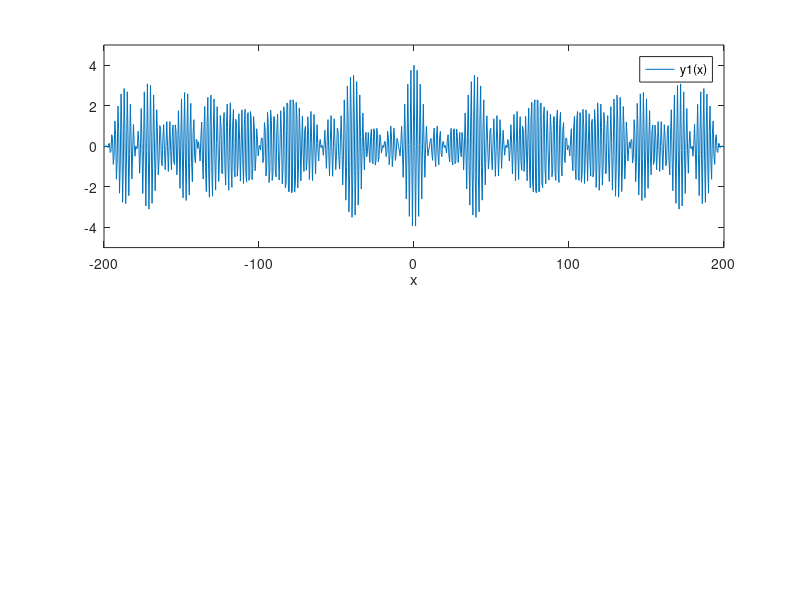

MATLAB code to generate this figure: (Note: this script raises an error after producing the figure.)
% C6SUPERS

% (i) of four different wavelength and (ii) for the integration over the same wavelength interval.
% Demonstration of the superposition of waves .
% The medium wavelength is ?m = 2

% 1. Summation over four waves

function C6SUPERS;

x = (-200:0.5:200);

Lamda1=1.85;
Lamda2=1.95;
Lamda3=2.05;
Lamda4=2.15;
y11=cos(2*pi*x/Lamda1);
y12=cos(2*pi*x/Lamda2);
y13=cos(2*pi*x/Lamda3);
y14=cos(2*pi*x/Lamda4);
y1=y11+y12+y13+y14;

figure(1);
subplot(2,1,1);
plot(x,y1);
axis([-200 200 -5 5]);                  % PLOTS LIMITS                    
xlabel('x');
legend('y1(x)');

% 2.Integration over the wavelength interval fro the superposition
nx = length(x);
for r=1:nx;
       y41(r)= quad(@y41f,1.85,2.15,[],[],x(r));    
end;
%y41=quad(@y41f,1.85,2.15,0.1);
%y41 = quad(y41f,1.85,2.15,0.1);


   

subplot(2,1,2);
plot(x,y41);
axis([-200 200 -0.5 0.5]);                  % PLOTS LIMITS                    
xlabel('x');
legend('y41(x)');


function Out = y41f(Lamda,x) 
Out = cos(2*pi*x./Lamda);